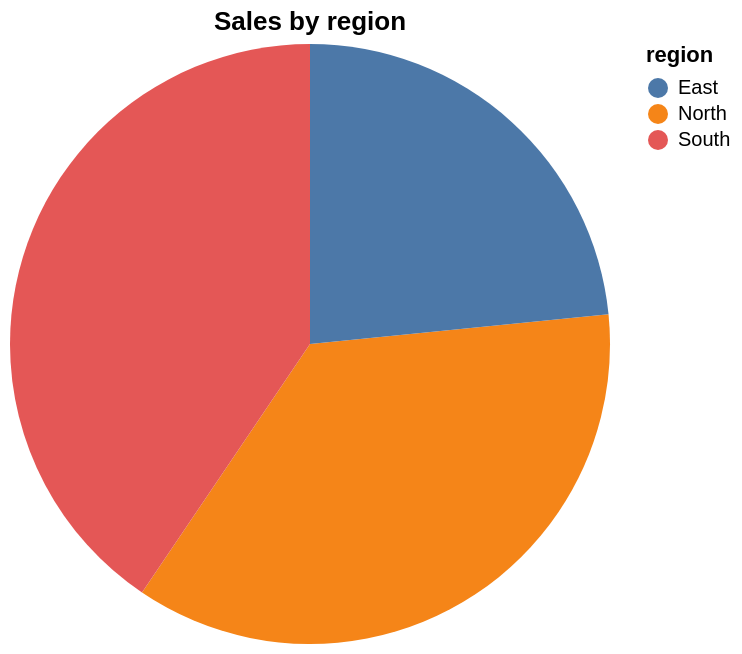

Express this chart as Vega-Lite.
### Vega-Lite specification from a JSON file in a GitHub repository (floating-point values rounded to 4 significant figures)
{"$schema": "https://vega.github.io/schema/vega-lite/v6.json", "title": "Sales by region", "data": {"values": [{"region": "North", "sales": 200.0}, {"region": "South", "sales": 225.0}, {"region": "East", "sales": 130.0}]}, "mark": "arc", "encoding": {"theta": {"field": "sales", "type": "quantitative"}, "color": {"field": "region", "type": "nominal"}}}
